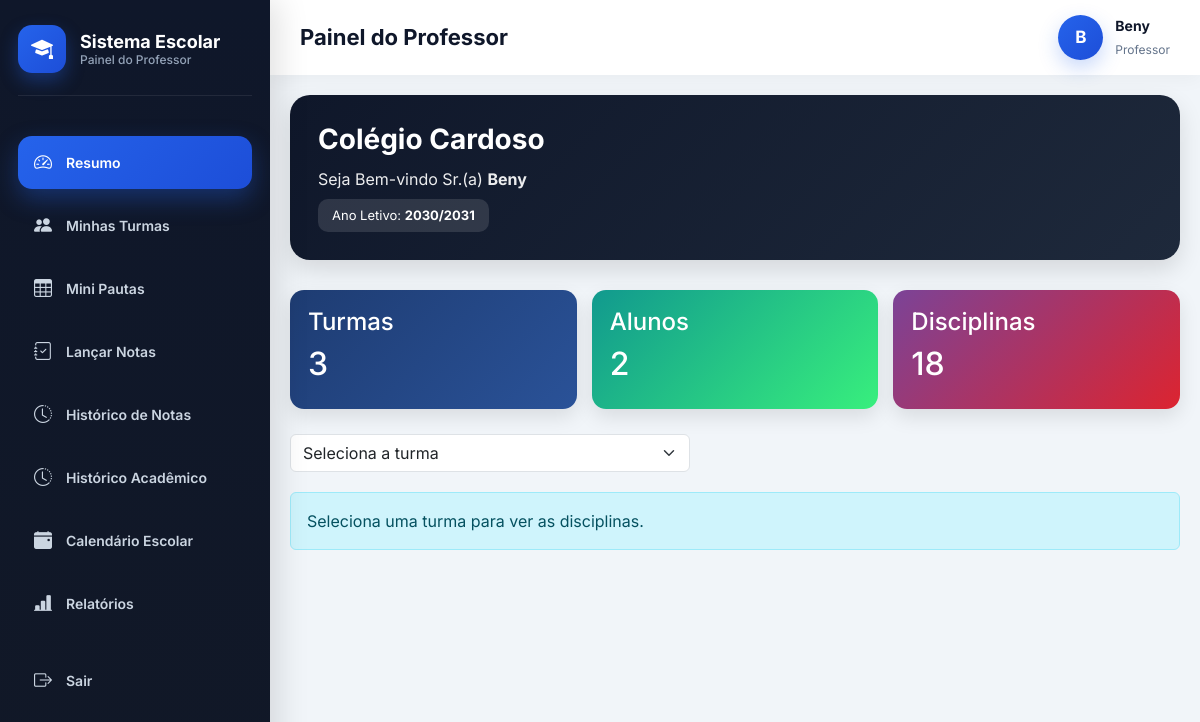
/dashboard/professor/ (signed in), run on the app's committed database.
### users/models.py (models this page shows, shortened)
class User(AbstractUser):
    ROLE_CHOICES = (
        ('SUPERADMIN', 'Super Admin'),
        ('DIRETOR', 'Diretor'),
        ('PROFESSOR', 'Professor'),
        ('ALUNO', 'Aluno'),
        ('FINANCEIRO', 'Financeiro'),
        ('SECRETARIA', 'Secretaria'),
    )
    role = models.CharField(
        max_length=20,
        choices=ROLE_CHOICES,
        default='ALUNO'
    )
    ativo = models.BooleanField(default=True)
    escola = models.ForeignKey(
        'academic.Escola',
        on_delete=models.CASCADE,
        null=True,
        blank=True,
        related_name="usuarios"
    )
    criado_em = models.DateTimeField(auto_now_add=True)
    tentativas_login = models.PositiveIntegerField(
        default=0
    )
    bloqueado_ate = models.DateTimeField(
        null=True,
        blank=True
    )
    objects = UserManager()

### academic/models.py (models this page shows, shortened)
class Escola(models.Model):
    nome = models.CharField(
        "Nome da Escola",
        max_length=255
    )
    codigo = models.CharField(
        "Código da Escola",
        max_length=10,
        unique=True,
        blank=True,
        help_text="Código usado no login da escola"
    )
    logo = models.ImageField(
        upload_to='logos_escolas/',
        blank=True,
        null=True
    )
    endereco = models.CharField(
        "Endereço",
        max_length=255
    )
    provincia = models.CharField(
        "Província",
        max_length=100,
        blank=True,
        null=True
    )
    municipio = models.CharField(
        "Município",
        max_length=100,
        blank=True,
        null=True
    )
    telefone = models.CharField(
        "Telefone",
        max_length=20
    )
    nif = models.CharField(
        "NIF",
        max_length=14,
        blank=True,
        null=True,
        help_text="Número de Identificação Fiscal da escola"
    )
    email = models.EmailField(
        "Email da Escola",
        max_length=254,
        blank=True,
        null=True,
        help_text="Email oficial da escola"
    )
    plano = models.ForeignKey(
        "Plano",
        on_delete=models.SET_NULL,
        null=True,
        blank=True,
        related_name="escolas",
        verbose_name="Plano"
    )
    data_expiracao = models.DateField(
        "Data de Expiração do Plano",
        null=True,
        blank=True
    )
    ativo = models.BooleanField(
        "Ativo",
        default=True
    )
    criada_em = models.DateTimeField(
        "Criada em",
        auto_now_add=True
    )
    class Meta:
        verbose_name = "Escola"
        verbose_name_plural = "Escolas"
        ordering = ["nome"]

class AnoLetivo(models.Model):
    nome = models.CharField(max_length=20)  # Ex: 2025/2026
    ativo = models.BooleanField(default=True)
    escola = models.ForeignKey(
        "Escola",
        on_delete=models.CASCADE,
        related_name="anos_letivos"
    )
    def __str__(self):
        return self.nome

### core/views.py (the view, shortened to what this page needs)
# urls.py: path('dashboard/professor/', views.dashboard_professor, name='dashboard_professor'),
@login_required
def dashboard_professor(request):
    if getattr(request.user, "role", None) != "PROFESSOR":
        return redirect("dashboard")
    professor = request.user
    escola = professor.escola
    ano_letivo = AnoLetivo.objects.filter(
        escola=escola,
        ativo=True
    ).first()
    escola_nome = (
        escola.nome
        if escola
        else "Sem escola vinculada"
    )
    disciplinas_prof = Disciplina.objects.filter(
        professor=professor,
        escola=escola
    ).select_related(
        "turma",
        "turma__ano_letivo"
    )
    turmas = (
        Turma.objects
        .filter(
            disciplinas__professor=professor,
            ano_letivo=ano_letivo
        )
        .select_related(
            "curso",
            "ano_letivo"
        )
        .distinct()
        .order_by(
            "classe",
            "identificador"
        )
    )
    total_turmas = turmas.count()
    total_alunos = Aluno.objects.filter(
        turma__in=turmas
    ).count()
    total_disciplinas = disciplinas_prof.count()
    turma_id = request.GET.get("turma")
    turma_selecionada = None
    disciplinas = []
    context = {
        "escola_nome": escola_nome,
        "ano_letivo": ano_letivo,
        "total_turmas": total_turmas,
        "total_alunos": total_alunos,
        "total_disciplinas": total_disciplinas,
        "turmas": turmas,
        "turma_selecionada": turma_selecionada,
        "disciplinas": disciplinas,
    }
    return render(
        request,
        "dashboard_professor.html",
        context
    )

### core/templates/dashboard_professor.html (shortened to what this page needs)
{% extends "base_professor.html" %}
{% block content %}
<div class="dashboard-header">
    <div>
        <h3>
            {{ escola_nome }}
        </h3>
        <p>
            Seja Bem-vindo Sr.(a)
            <strong>
                {{ request.user.get_full_name|default:request.user.username }}
            </strong>
        </p>
        <div class="info-badge">
            Ano Letivo:
            <strong>
                {% if ano_letivo %}
                    {{ ano_letivo.nome }}
                {% else %}
                    Não definido
                {% endif %}
            </strong>
        </div>
    </div>
</div>
<div class="cards">
    <div class="card-box card-blue">
        <h4>Turmas</h4>
        <h2>{{ total_turmas }}</h2>
    </div>
    <div class="card-box card-green">
        <h4>Alunos</h4>
        <h2>{{ total_alunos }}</h2>
    </div>
    <div class="card-box card-purple">
        <h4>Disciplinas</h4>
        <h2>{{ total_disciplinas }}</h2>
    </div>
</div>
<div class="select-box">
<form method="GET">
    <select
        name="turma"
        class="form-select"
        onchange="this.form.submit()"
    >
        <option value="">
            Seleciona a turma
        </option>
    </select>
</form>
</div>
{% if not turma_selecionada %}
<div class="alert alert-info">
    Seleciona uma turma para ver as disciplinas.
</div>
{% endif %}
{% endblock %}

### core/templates/base_professor.html (shortened to what this page needs)
<!DOCTYPE html>
<html lang="pt">
<head>
<link href="https://cdn.jsdelivr.net/npm/bootstrap@5.3.2/dist/css/bootstrap.min.css" rel="stylesheet">
<link href="https://cdn.jsdelivr.net/npm/bootstrap-icons@1.11.1/font/bootstrap-icons.css" rel="stylesheet">
</head>
<body>
<div class="sidebar">
<div class="logo-box">
    <div class="logo-icon">
        <i class="bi bi-mortarboard-fill"></i>
    </div>
    <div class="logo-text">
        Sistema Escolar
        <small>
            Painel do Professor
        </small>
    </div>
</div>
<ul class="menu">
    <li>
        <a href="{% url 'dashboard_professor' %}"
           class="{% if request.resolver_match.url_name == 'dashboard_professor' %}active{% endif %}">
            <i class="bi bi-speedometer2"></i>
            <span>Resumo</span>
        </a>
    </li>
    <li>
        <a href="{% url 'minhas_turmas' %}"
           class="{% if request.resolver_match.url_name == 'minhas_turmas' %}active{% endif %}">
            <i class="bi bi-people-fill"></i>
            <span>Minhas Turmas</span>
        </a>
    </li>
    <li>
        <a href="{% url 'mini_pautas' %}"
           class="{% if request.resolver_match.url_name == 'mini_pautas' %}active{% endif %}">
            <i class="bi bi-table"></i>
            <span>Mini Pautas</span>
        </a>
    </li>
    <li>
        <a href="{% url 'lancar_notas' %}"
           class="{% if request.resolver_match.url_name == 'lancar_notas' %}active{% endif %}">
            <i class="bi bi-journal-check"></i>
            <span>Lançar Notas</span>
        </a>
    </li>
    <li>
        <a href="{% url 'historico_notas' %}"
           class="{% if request.resolver_match.url_name == 'historico_notas' %}active{% endif %}">
            <i class="bi bi-clock-history"></i>
            <span>Histórico de Notas</span>
        </a>
    </li>
    <li>
        <a href="{% url 'historico_professor' %}"
           class="{% if request.resolver_match.url_name == 'historico_professor' %}active{% endif %}">
            <i class="bi bi-clock-history"></i>
            <span>Histórico Acadêmico</span>
        </a>
    </li>
    <li>
        <a href="{% url 'calendario_professor' %}"
           class="{% if request.resolver_match.url_name == 'calendario_professor' %}active{% endif %}">
            <i class="bi bi-calendar-event-fill"></i>
            <span>Calendário Escolar</span>
        </a>
    </li>
    <li>
        <a href="{% url 'relatorios_professor' %}"
           class="{% if request.resolver_match.url_name == 'relatorios_professor' %}active{% endif %}">
            <i class="bi bi-bar-chart-line-fill"></i>
            <span>Relatórios</span>
        </a>
    </li>
    <li class="mt-4">
        <a href="{% url 'logout' %}">
            <i class="bi bi-box-arrow-right"></i>
            <span>Sair</span>
        </a>
    </li>
</ul>
</div>
<div class="main">
<div class="topbar">
    <div class="topbar-title">
        Painel do Professor
    </div>
    <div class="user-box">
        <div class="avatar">
            {{ request.user.username|first|upper }}
        </div>
        <div class="user-info">
            <strong>
                {{ request.user.get_full_name|default:request.user.username }}
            </strong>
            <small>
                Professor
            </small>
        </div>
    </div>
</div>
<div class="content">
    {% block content %}
    {% endblock %}
</div>
</div>
</body>
</html>

### core/templates/base_professor.html (style rules this page uses)
* { margin:0; padding:0; box-sizing:border-box; }
body { font-family:'Inter',sans-serif; background:#f1f5f9; display:flex; overflow-x:auto; }
.sidebar { width:270px; height:100vh; background:linear-gradient( 180deg, #0f172a 0%, #111827 100% ); position:fixed; left:0; top:0; padding:25px 18px; overflow-y:auto; box-shadow: 8px 0 30px rgba(0,0,0,0.12); z-index:1000; }
.logo-box { display:flex; align-items:center; gap:14px; margin-bottom:40px; padding-bottom:22px; border-bottom: 1px solid rgba(255,255,255,0.08); }
.logo-icon { width:48px; height:48px; border-radius:14px; background: linear-gradient( 135deg, #2563eb, #1d4ed8 ); display:flex; align-items:center; justify-content:center; font-size:22px; color:white; box-shadow: 0 8px 18px rgba(37,99,235,0.35); }
.logo-text { color:white; font-size:18px; font-weight:700; line-height:1.2; }
.logo-text small { display:block; color:#94a3b8; font-size:12px; font-weight:500; }
.menu { list-style:none; padding:0; margin:0; }
.menu li { margin-bottom:10px; }
.menu a { display:flex; align-items:center; gap:14px; text-decoration:none; padding:13px 16px; border-radius:14px; color:#cbd5e1; transition:0.25s ease; font-size:14px; font-weight:600; }
.menu a i { font-size:18px; }
.menu a.active { background: linear-gradient( 135deg, #2563eb, #1d4ed8 ); color:white; box-shadow: 0 10px 25px rgba(37,99,235,0.35); }
.main { margin-left:270px; width:calc(100% - 270px); min-height:100vh; display:flex; flex-direction:column; }
.topbar { height:75px; background:white; display:flex; align-items:center; justify-content:space-between; padding:0 30px; box-shadow: 0 4px 18px rgba(0,0,0,0.04); position:sticky; top:0; z-index:999; }
.topbar-title { font-size:22px; font-weight:700; color:#0f172a; }
.user-box { display:flex; align-items:center; gap:12px; }
.avatar { width:45px; height:45px; border-radius:50%; background: linear-gradient( 135deg, #2563eb, #1d4ed8 ); display:flex; align-items:center; justify-content:center; color:white; font-weight:700; font-size:17px; box-shadow: 0 8px 20px rgba(37,99,235,0.25); }
.user-info strong { display:block; color:#0f172a; font-size:14px; }
.user-info small { color:#64748b; font-size:12px; }
.content { padding:20px; flex:1; width:100%; overflow-x:auto; }

### core/templates/dashboard_professor.html (style rules this page uses)
.dashboard-header { background: linear-gradient(135deg, #0f172a, #1e293b); padding: 28px; border-radius: 20px; color: white; margin-bottom: 30px; display: flex; justify-content: space-between; align-items: center; box-shadow: 0 10px 25px rgba(0,0,0,0.12); }
.dashboard-header h3 { font-weight:700; margin-bottom:10px; }
.dashboard-header p { margin:0; opacity:.92; }
.cards { display:grid; grid-template-columns:repeat(auto-fit, minmax(220px, 1fr)); gap:15px; margin-bottom:25px; }
.card-box { padding:18px; border-radius:14px; color:white; box-shadow:0 8px 20px rgba(0,0,0,0.1); }
.card-blue { background:linear-gradient(135deg,#1e3c72,#2a5298); }
.card-green { background:linear-gradient(135deg,#11998e,#38ef7d); }
.card-purple { background:linear-gradient(135deg,#7b4397,#dc2430); }
.select-box { max-width:400px; margin-bottom:20px; }
.info-badge { display:inline-block; margin-top:8px; padding:7px 14px; background:rgba(255,255,255,0.12); border-radius:10px; font-size:13px; }

### data on the page
User: user.username|first "B", user.get_full_name "Beny"
Escola: nome "Colégio Cardoso"
AnoLetivo: nome "2030/2031"

### other printed values
{{ total_turmas }} "3"
{{ total_alunos }} "2"
{{ total_disciplinas }} "18"
